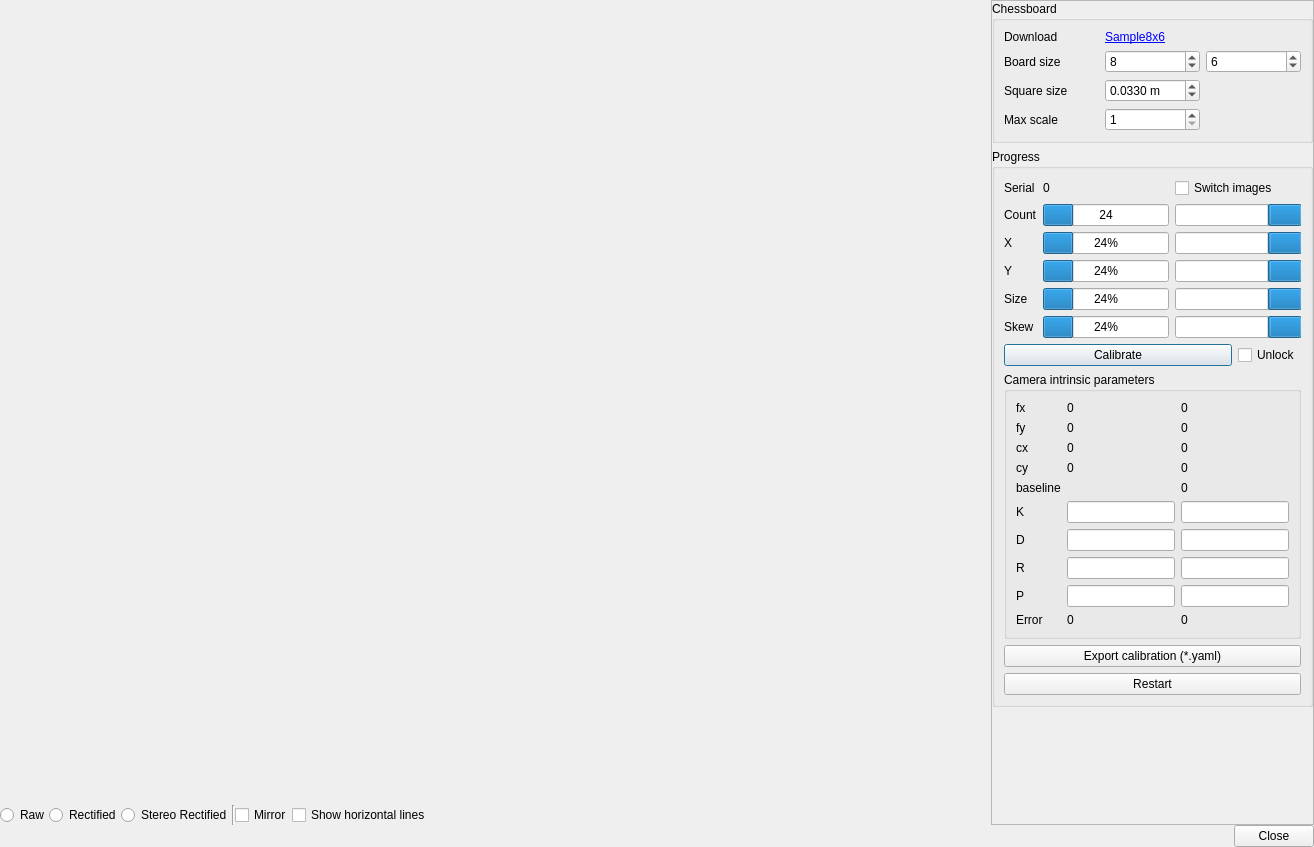
<?xml version="1.0" encoding="UTF-8"?>
<ui version="4.0">
 <class>calibrationDialog</class>
 <widget class="QDialog" name="calibrationDialog">
  <property name="geometry">
   <rect>
    <x>0</x>
    <y>0</y>
    <width>1314</width>
    <height>847</height>
   </rect>
  </property>
  <property name="windowTitle">
   <string>Dialog</string>
  </property>
  <layout class="QVBoxLayout" name="verticalLayout_5">
   <property name="spacing">
    <number>0</number>
   </property>
   <property name="margin">
    <number>0</number>
   </property>
   <item>
    <layout class="QHBoxLayout" name="horizontalLayout_4" stretch="1,0">
     <item>
      <layout class="QVBoxLayout" name="verticalLayout_4">
       <property name="spacing">
        <number>0</number>
       </property>
       <item>
        <layout class="QHBoxLayout" name="horizontalLayout_3">
         <property name="spacing">
          <number>0</number>
         </property>
         <item>
          <layout class="QVBoxLayout" name="verticalLayout_2" stretch="0,1">
           <property name="spacing">
            <number>0</number>
           </property>
           <item>
            <widget class="QLabel" name="label_left">
             <property name="text">
              <string/>
             </property>
             <property name="alignment">
              <set>Qt::AlignCenter</set>
             </property>
            </widget>
           </item>
           <item>
            <widget class="UImageView" name="image_view" native="true"/>
           </item>
          </layout>
         </item>
         <item>
          <layout class="QVBoxLayout" name="verticalLayout_3" stretch="0,1">
           <property name="spacing">
            <number>0</number>
           </property>
           <item>
            <widget class="QLabel" name="label_right">
             <property name="text">
              <string/>
             </property>
             <property name="alignment">
              <set>Qt::AlignCenter</set>
             </property>
            </widget>
           </item>
           <item>
            <widget class="UImageView" name="image_view_2" native="true"/>
           </item>
          </layout>
         </item>
        </layout>
       </item>
       <item>
        <layout class="QHBoxLayout" name="horizontalLayout_2">
         <item>
          <widget class="QRadioButton" name="radioButton_raw">
           <property name="text">
            <string>Raw</string>
           </property>
          </widget>
         </item>
         <item>
          <widget class="QRadioButton" name="radioButton_rectified">
           <property name="text">
            <string>Rectified</string>
           </property>
          </widget>
         </item>
         <item>
          <widget class="QRadioButton" name="radioButton_stereoRectified">
           <property name="text">
            <string>Stereo Rectified</string>
           </property>
          </widget>
         </item>
         <item>
          <widget class="Line" name="line">
           <property name="orientation">
            <enum>Qt::Vertical</enum>
           </property>
          </widget>
         </item>
         <item>
          <widget class="QCheckBox" name="checkBox_mirror">
           <property name="text">
            <string>Mirror</string>
           </property>
          </widget>
         </item>
         <item>
          <widget class="QCheckBox" name="checkBox_showHorizontalLines">
           <property name="text">
            <string>Show horizontal lines</string>
           </property>
          </widget>
         </item>
         <item>
          <spacer name="horizontalSpacer">
           <property name="orientation">
            <enum>Qt::Horizontal</enum>
           </property>
           <property name="sizeHint" stdset="0">
            <size>
             <width>40</width>
             <height>20</height>
            </size>
           </property>
          </spacer>
         </item>
        </layout>
       </item>
      </layout>
     </item>
     <item>
      <widget class="QScrollArea" name="scrollArea">
       <property name="widgetResizable">
        <bool>true</bool>
       </property>
       <widget class="QWidget" name="scrollAreaWidgetContents">
        <property name="geometry">
         <rect>
          <x>0</x>
          <y>0</y>
          <width>353</width>
          <height>816</height>
         </rect>
        </property>
        <layout class="QVBoxLayout" name="verticalLayout">
         <property name="margin">
          <number>0</number>
         </property>
         <item>
          <widget class="QGroupBox" name="groupBox">
           <property name="title">
            <string>Chessboard</string>
           </property>
           <layout class="QGridLayout" name="gridLayout_3">
            <item row="1" column="3">
             <widget class="QSpinBox" name="spinBox_boardHeight">
              <property name="minimum">
               <number>2</number>
              </property>
              <property name="value">
               <number>6</number>
              </property>
             </widget>
            </item>
            <item row="3" column="0">
             <widget class="QLabel" name="label_15">
              <property name="toolTip">
               <string>Number of inner squares on the board</string>
              </property>
              <property name="text">
               <string>Square size</string>
              </property>
             </widget>
            </item>
            <item row="1" column="0">
             <widget class="QLabel" name="label_12">
              <property name="toolTip">
               <string>Number of inner squares on the board</string>
              </property>
              <property name="text">
               <string>Board size</string>
              </property>
             </widget>
            </item>
            <item row="3" column="3">
             <widget class="QLabel" name="label_16">
              <property name="toolTip">
               <string>Number of inner squares on the board</string>
              </property>
              <property name="text">
               <string/>
              </property>
             </widget>
            </item>
            <item row="1" column="1">
             <widget class="QSpinBox" name="spinBox_boardWidth">
              <property name="minimum">
               <number>2</number>
              </property>
              <property name="value">
               <number>8</number>
              </property>
             </widget>
            </item>
            <item row="3" column="1">
             <widget class="QDoubleSpinBox" name="doubleSpinBox_squareSize">
              <property name="suffix">
               <string> m</string>
              </property>
              <property name="decimals">
               <number>4</number>
              </property>
              <property name="maximum">
               <double>1.000000000000000</double>
              </property>
              <property name="value">
               <double>0.033000000000000</double>
              </property>
             </widget>
            </item>
            <item row="0" column="0">
             <widget class="QLabel" name="label_21">
              <property name="toolTip">
               <string>Number of inner squares on the board</string>
              </property>
              <property name="text">
               <string>Download</string>
              </property>
             </widget>
            </item>
            <item row="0" column="1">
             <widget class="QLabel" name="label_20">
              <property name="toolTip">
               <string>Number of inner squares on the board</string>
              </property>
              <property name="text">
               <string>&lt;html&gt;&lt;head/&gt;&lt;body&gt;&lt;p&gt;&lt;a href=&quot;https://github.com/introlab/rtabmap/raw/master/bin/data/check-108.pdf&quot;&gt;&lt;span style=&quot; text-decoration: underline; color:#0000ff;&quot;&gt;Sample8x6&lt;/span&gt;&lt;/a&gt;&lt;/p&gt;&lt;/body&gt;&lt;/html&gt;</string>
              </property>
              <property name="openExternalLinks">
               <bool>true</bool>
              </property>
             </widget>
            </item>
            <item row="4" column="1">
             <widget class="QSpinBox" name="spinBox_maxScale">
              <property name="minimum">
               <number>1</number>
              </property>
              <property name="maximum">
               <number>3</number>
              </property>
              <property name="value">
               <number>1</number>
              </property>
             </widget>
            </item>
            <item row="4" column="0">
             <widget class="QLabel" name="label_22">
              <property name="toolTip">
               <string>Number of inner squares on the board</string>
              </property>
              <property name="text">
               <string>Max scale</string>
              </property>
             </widget>
            </item>
           </layout>
          </widget>
         </item>
         <item>
          <widget class="QGroupBox" name="groupBox_progress">
           <property name="title">
            <string>Progress</string>
           </property>
           <layout class="QVBoxLayout" name="verticalLayout_6">
            <item>
             <layout class="QGridLayout" name="gridLayout" columnstretch="0,1,1">
              <item row="0" column="0">
               <widget class="QLabel" name="label_19">
                <property name="text">
                 <string>Serial</string>
                </property>
               </widget>
              </item>
              <item row="0" column="1">
               <widget class="QLabel" name="label_serial">
                <property name="text">
                 <string>0</string>
                </property>
                <property name="textInteractionFlags">
                 <set>Qt::LinksAccessibleByMouse|Qt::TextSelectableByMouse</set>
                </property>
               </widget>
              </item>
              <item row="0" column="2">
               <widget class="QCheckBox" name="checkBox_switchImages">
                <property name="text">
                 <string>Switch images</string>
                </property>
               </widget>
              </item>
              <item row="1" column="0">
               <widget class="QLabel" name="label_5">
                <property name="text">
                 <string>Count</string>
                </property>
               </widget>
              </item>
              <item row="1" column="1">
               <widget class="QProgressBar" name="progressBar_count">
                <property name="value">
                 <number>24</number>
                </property>
                <property name="format">
                 <string>%p</string>
                </property>
               </widget>
              </item>
              <item row="1" column="2">
               <widget class="QProgressBar" name="progressBar_count_2">
                <property name="value">
                 <number>24</number>
                </property>
                <property name="invertedAppearance">
                 <bool>true</bool>
                </property>
                <property name="format">
                 <string>%p</string>
                </property>
               </widget>
              </item>
              <item row="2" column="0">
               <widget class="QLabel" name="label">
                <property name="text">
                 <string>X</string>
                </property>
               </widget>
              </item>
              <item row="2" column="1">
               <widget class="QProgressBar" name="progressBar_x">
                <property name="value">
                 <number>24</number>
                </property>
                <property name="format">
                 <string>%p%</string>
                </property>
               </widget>
              </item>
              <item row="2" column="2">
               <widget class="QProgressBar" name="progressBar_x_2">
                <property name="value">
                 <number>24</number>
                </property>
                <property name="invertedAppearance">
                 <bool>true</bool>
                </property>
                <property name="textDirection">
                 <enum>QProgressBar::TopToBottom</enum>
                </property>
                <property name="format">
                 <string>%p%</string>
                </property>
               </widget>
              </item>
              <item row="3" column="0">
               <widget class="QLabel" name="label_2">
                <property name="text">
                 <string>Y</string>
                </property>
               </widget>
              </item>
              <item row="3" column="1">
               <widget class="QProgressBar" name="progressBar_y">
                <property name="value">
                 <number>24</number>
                </property>
               </widget>
              </item>
              <item row="3" column="2">
               <widget class="QProgressBar" name="progressBar_y_2">
                <property name="value">
                 <number>24</number>
                </property>
                <property name="invertedAppearance">
                 <bool>true</bool>
                </property>
               </widget>
              </item>
              <item row="4" column="0">
               <widget class="QLabel" name="label_3">
                <property name="text">
                 <string>Size</string>
                </property>
               </widget>
              </item>
              <item row="4" column="1">
               <widget class="QProgressBar" name="progressBar_size">
                <property name="value">
                 <number>24</number>
                </property>
               </widget>
              </item>
              <item row="4" column="2">
               <widget class="QProgressBar" name="progressBar_size_2">
                <property name="value">
                 <number>24</number>
                </property>
                <property name="invertedAppearance">
                 <bool>true</bool>
                </property>
               </widget>
              </item>
              <item row="5" column="0">
               <widget class="QLabel" name="label_4">
                <property name="text">
                 <string>Skew</string>
                </property>
               </widget>
              </item>
              <item row="5" column="1">
               <widget class="QProgressBar" name="progressBar_skew">
                <property name="value">
                 <number>24</number>
                </property>
               </widget>
              </item>
              <item row="5" column="2">
               <widget class="QProgressBar" name="progressBar_skew_2">
                <property name="value">
                 <number>24</number>
                </property>
                <property name="invertedAppearance">
                 <bool>true</bool>
                </property>
               </widget>
              </item>
             </layout>
            </item>
            <item>
             <layout class="QHBoxLayout" name="horizontalLayout_5" stretch="1,0">
              <item>
               <widget class="QPushButton" name="pushButton_calibrate">
                <property name="text">
                 <string>Calibrate</string>
                </property>
               </widget>
              </item>
              <item>
               <widget class="QCheckBox" name="checkBox_unlock">
                <property name="text">
                 <string>Unlock</string>
                </property>
               </widget>
              </item>
             </layout>
            </item>
            <item>
             <widget class="QGroupBox" name="groupBox_3">
              <property name="title">
               <string>Camera intrinsic parameters</string>
              </property>
              <layout class="QGridLayout" name="gridLayout_2">
               <item row="0" column="1">
                <widget class="QLabel" name="label_fx">
                 <property name="text">
                  <string>0</string>
                 </property>
                 <property name="textInteractionFlags">
                  <set>Qt::LinksAccessibleByMouse|Qt::TextSelectableByMouse</set>
                 </property>
                </widget>
               </item>
               <item row="1" column="1">
                <widget class="QLabel" name="label_fy">
                 <property name="text">
                  <string>0</string>
                 </property>
                 <property name="textInteractionFlags">
                  <set>Qt::LinksAccessibleByMouse|Qt::TextSelectableByMouse</set>
                 </property>
                </widget>
               </item>
               <item row="5" column="1">
                <widget class="QLineEdit" name="lineEdit_K">
                 <property name="readOnly">
                  <bool>true</bool>
                 </property>
                </widget>
               </item>
               <item row="2" column="1">
                <widget class="QLabel" name="label_cx">
                 <property name="text">
                  <string>0</string>
                 </property>
                 <property name="textInteractionFlags">
                  <set>Qt::LinksAccessibleByMouse|Qt::TextSelectableByMouse</set>
                 </property>
                </widget>
               </item>
               <item row="3" column="0">
                <widget class="QLabel" name="label_11">
                 <property name="text">
                  <string>cy</string>
                 </property>
                </widget>
               </item>
               <item row="3" column="1">
                <widget class="QLabel" name="label_cy">
                 <property name="text">
                  <string>0</string>
                 </property>
                 <property name="textInteractionFlags">
                  <set>Qt::LinksAccessibleByMouse|Qt::TextSelectableByMouse</set>
                 </property>
                </widget>
               </item>
               <item row="5" column="0">
                <widget class="QLabel" name="label_6">
                 <property name="toolTip">
                  <string>Camera matrix</string>
                 </property>
                 <property name="text">
                  <string>K</string>
                 </property>
                </widget>
               </item>
               <item row="1" column="0">
                <widget class="QLabel" name="label_9">
                 <property name="text">
                  <string>fy</string>
                 </property>
                </widget>
               </item>
               <item row="2" column="0">
                <widget class="QLabel" name="label_10">
                 <property name="text">
                  <string>cx</string>
                 </property>
                </widget>
               </item>
               <item row="0" column="0">
                <widget class="QLabel" name="label_8">
                 <property name="text">
                  <string>fx</string>
                 </property>
                </widget>
               </item>
               <item row="7" column="0">
                <widget class="QLabel" name="label_17">
                 <property name="toolTip">
                  <string>Distorsion coefficients</string>
                 </property>
                 <property name="text">
                  <string>R</string>
                 </property>
                </widget>
               </item>
               <item row="6" column="2">
                <widget class="QLineEdit" name="lineEdit_D_2">
                 <property name="readOnly">
                  <bool>true</bool>
                 </property>
                </widget>
               </item>
               <item row="6" column="0">
                <widget class="QLabel" name="label_7">
                 <property name="toolTip">
                  <string>Distorsion coefficients</string>
                 </property>
                 <property name="text">
                  <string>D</string>
                 </property>
                </widget>
               </item>
               <item row="6" column="1">
                <widget class="QLineEdit" name="lineEdit_D">
                 <property name="readOnly">
                  <bool>true</bool>
                 </property>
                </widget>
               </item>
               <item row="9" column="0">
                <widget class="QLabel" name="label_14">
                 <property name="toolTip">
                  <string>Avg. reproduction error</string>
                 </property>
                 <property name="text">
                  <string>Error</string>
                 </property>
                </widget>
               </item>
               <item row="9" column="1">
                <widget class="QLabel" name="label_error">
                 <property name="text">
                  <string>0</string>
                 </property>
                </widget>
               </item>
               <item row="0" column="2">
                <widget class="QLabel" name="label_fx_2">
                 <property name="text">
                  <string>0</string>
                 </property>
                 <property name="textInteractionFlags">
                  <set>Qt::LinksAccessibleByMouse|Qt::TextSelectableByMouse</set>
                 </property>
                </widget>
               </item>
               <item row="2" column="2">
                <widget class="QLabel" name="label_cx_2">
                 <property name="text">
                  <string>0</string>
                 </property>
                 <property name="textInteractionFlags">
                  <set>Qt::LinksAccessibleByMouse|Qt::TextSelectableByMouse</set>
                 </property>
                </widget>
               </item>
               <item row="1" column="2">
                <widget class="QLabel" name="label_fy_2">
                 <property name="text">
                  <string>0</string>
                 </property>
                 <property name="textInteractionFlags">
                  <set>Qt::LinksAccessibleByMouse|Qt::TextSelectableByMouse</set>
                 </property>
                </widget>
               </item>
               <item row="3" column="2">
                <widget class="QLabel" name="label_cy_2">
                 <property name="text">
                  <string>0</string>
                 </property>
                 <property name="textInteractionFlags">
                  <set>Qt::LinksAccessibleByMouse|Qt::TextSelectableByMouse</set>
                 </property>
                </widget>
               </item>
               <item row="5" column="2">
                <widget class="QLineEdit" name="lineEdit_K_2">
                 <property name="readOnly">
                  <bool>true</bool>
                 </property>
                </widget>
               </item>
               <item row="8" column="0">
                <widget class="QLabel" name="label_18">
                 <property name="toolTip">
                  <string>Distorsion coefficients</string>
                 </property>
                 <property name="text">
                  <string>P</string>
                 </property>
                </widget>
               </item>
               <item row="7" column="1">
                <widget class="QLineEdit" name="lineEdit_R">
                 <property name="readOnly">
                  <bool>true</bool>
                 </property>
                </widget>
               </item>
               <item row="8" column="1">
                <widget class="QLineEdit" name="lineEdit_P">
                 <property name="readOnly">
                  <bool>true</bool>
                 </property>
                </widget>
               </item>
               <item row="7" column="2">
                <widget class="QLineEdit" name="lineEdit_R_2">
                 <property name="readOnly">
                  <bool>true</bool>
                 </property>
                </widget>
               </item>
               <item row="8" column="2">
                <widget class="QLineEdit" name="lineEdit_P_2">
                 <property name="readOnly">
                  <bool>true</bool>
                 </property>
                </widget>
               </item>
               <item row="4" column="0">
                <widget class="QLabel" name="label_baseline_name">
                 <property name="text">
                  <string>baseline</string>
                 </property>
                </widget>
               </item>
               <item row="4" column="2">
                <widget class="QLabel" name="label_baseline">
                 <property name="text">
                  <string>0</string>
                 </property>
                 <property name="textInteractionFlags">
                  <set>Qt::LinksAccessibleByMouse|Qt::TextSelectableByMouse</set>
                 </property>
                </widget>
               </item>
               <item row="9" column="2">
                <widget class="QLabel" name="label_error_2">
                 <property name="text">
                  <string>0</string>
                 </property>
                </widget>
               </item>
              </layout>
             </widget>
            </item>
            <item>
             <widget class="QPushButton" name="pushButton_save">
              <property name="text">
               <string>Export calibration (*.yaml)</string>
              </property>
             </widget>
            </item>
            <item>
             <widget class="QPushButton" name="pushButton_restart">
              <property name="text">
               <string>Restart</string>
              </property>
             </widget>
            </item>
           </layout>
          </widget>
         </item>
         <item>
          <spacer name="verticalSpacer">
           <property name="orientation">
            <enum>Qt::Vertical</enum>
           </property>
           <property name="sizeHint" stdset="0">
            <size>
             <width>20</width>
             <height>40</height>
            </size>
           </property>
          </spacer>
         </item>
        </layout>
       </widget>
      </widget>
     </item>
    </layout>
   </item>
   <item>
    <widget class="QDialogButtonBox" name="buttonBox">
     <property name="standardButtons">
      <set>QDialogButtonBox::Close</set>
     </property>
    </widget>
   </item>
  </layout>
 </widget>
 <customwidgets>
  <customwidget>
   <class>UImageView</class>
   <extends>QWidget</extends>
   <header>rtabmap/utilite/UImageView.h</header>
   <container>1</container>
  </customwidget>
 </customwidgets>
 <resources/>
 <connections/>
</ui>
